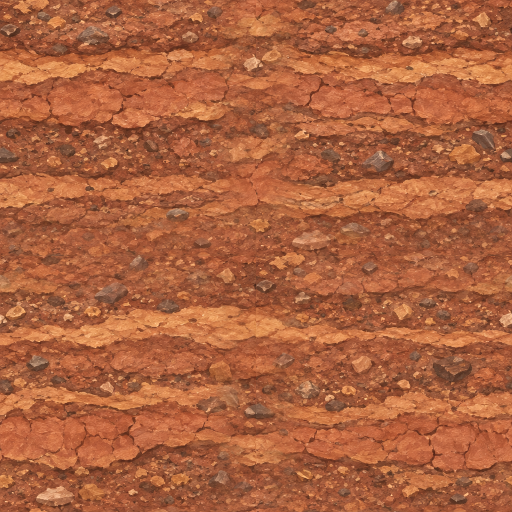
#> input picture pescador3d/assets/texturas/ilha/barranco.png, 1024 x 1024 px, found by its file name (shown at 1/2 size)
$ python texturas_spritecook.py
#> lines starting #> are read from the running program, lines starting #| are printed output that depends on the picture
#!/usr/bin/env python3
"""v0.7.6: põe no formato do jogo as texturas pintadas no SpriteCook (originais em arte_original/spritecook/v076/):

  barranco.png  (1024, colorida)   -> assets/texturas/ilha/barranco.png   encosta de terra; o terreno já procurava esse arquivo
  copa.png      (1024, colorida)   -> assets/texturas/ilha/copa.png       256x256 em cinza (multiplica a cor de cada vértice)
  folha.png     (1152x2048, alfa)  -+
  casca.png     (1024, colorida)   -+-> assets/texturas/ilha/palmeira.png  atlas 512x1024 em cinza: folha em pena com alfa
                                                                          nas linhas 0..895 (espinha em x=256, ponta em cima)
                                                                          e faixa de casca opaca nas linhas 896..1023
  icone.png     (1024, colorida)   -> assets/marca/icone.png (512, cantos arredondados) e icone_cheio.png (432, para o
                                      ícone adaptável do Android, que recorta sozinho)

As texturas de folhagem são em cinza porque a cor vem da malha (cada árvore tem seu verde); aqui só fica o desenho da
pincelada. Uso: python3 ferramentas/texturas_spritecook.py"""
import pathlib
import numpy as np
from PIL import Image, ImageDraw, ImageFilter
from scipy import ndimage

RAIZ = pathlib.Path(__file__).resolve().parent.parent
ORIG = RAIZ / "arte_original" / "spritecook" / "v076"
ILHA = RAIZ / "assets" / "texturas" / "ilha"
MARCA = RAIZ / "assets" / "marca"


def ladrilhar(img: Image.Image, faixa: int = 96) -> Image.Image:
    """Garante a emenda: mistura cada borda com a do lado oposto numa faixa estreita."""
    a = np.array(img.convert("RGB")).astype(np.float32)
    h, w, _ = a.shape
    r = np.roll(np.roll(a, w // 2, 1), h // 2, 0)          # a emenda vai para o meio
    pesos = np.ones((h, w), np.float32)
    for eixo, n in ((0, h), (1, w)):
        t = np.abs(np.arange(n) - n / 2.0)
        p = np.clip(t / faixa, 0.0, 1.0)
        pesos *= p[:, None] if eixo == 0 else p[None, :]
    out = a * pesos[..., None] + r * (1.0 - pesos[..., None])
    return Image.fromarray(np.clip(out, 0, 255).astype(np.uint8))


def cinza(a: np.ndarray) -> np.ndarray:
    return a[..., 0] * 0.30 + a[..., 1] * 0.59 + a[..., 2] * 0.11


def barranco():
    img = ladrilhar(Image.open(ORIG / "barranco.png").convert("RGB").resize((1024, 1024), Image.LANCZOS))
    # a pintura veio laranja demais para o resto da ilha: tira 35% da saturação e escurece até a média de terra úmida
    a = np.array(img).astype(np.float32) / 255.0
    lum = cinza(a)[..., None]
    a = lum + (a - lum) * 0.65
    a *= 0.46 / max(float(cinza(a).mean()), 1e-3)
    Image.fromarray((np.clip(a, 0, 1) * 255).astype(np.uint8)).save(ILHA / "barranco.png", optimize=True)
    print("barranco.png")


def copa():
    img = ladrilhar(Image.open(ORIG / "copa.png").convert("RGB").resize((1024, 1024), Image.LANCZOS))
    g = cinza(np.array(img).astype(np.float32) / 255.0)
    g = np.array(Image.fromarray((g * 255).astype(np.uint8)).resize((256, 256), Image.LANCZOS)).astype(np.float32) / 255
    g = g / max(np.percentile(g, 97), 1e-3)                  # como a antiga: os claros chegam a 1
    g = 0.71 + (g - g.mean()) * 0.75                         # mesma média da antiga (0,71) e vãos menos pretos
    Image.fromarray((np.clip(g, 0, 1) * 255).astype(np.uint8), "L").save(ILHA / "copa.png", optimize=True)
    print("copa.png")


# [62 lines left out: functions palmeira, icone, not called in this run]


if __name__ == "__main__":
    for f in (barranco, copa, palmeira, icone):
        nome = {"barranco": "barranco", "copa": "copa", "palmeira": "folha", "icone": "icone"}[f.__name__]
        if (ORIG / (nome + ".png")).exists():
            f()
        else:
            print("falta", nome + ".png")
#> this loop made 4 passes
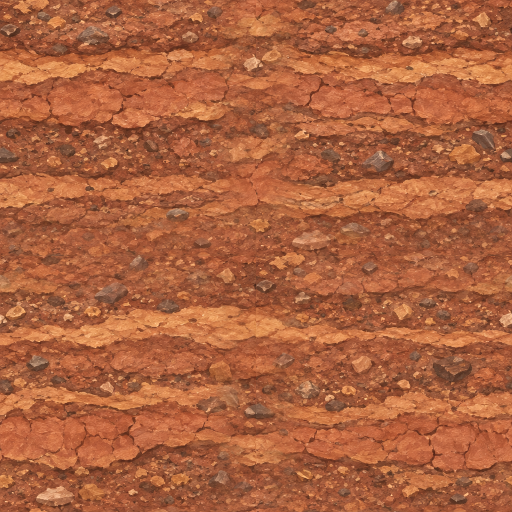
#> input picture pescador3d/assets/texturas/ilha/barranco.png, 1024 x 1024 px, found by its file name (shown at 1/2 size)
#> pass 1, in ladrilhar, `r = np.roll(np.roll(a, w // 2, 1), h // 2, 0)`:
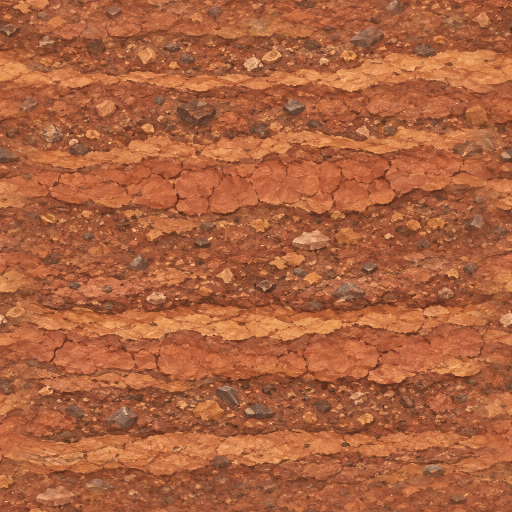
#> r: shape (1024, 1024, 3) float32 (shown at 1/2 size); mean R, G, B 172, 98.7, 63.4
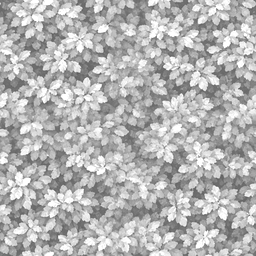
#> input picture pescador3d/assets/texturas/ilha/copa.png, 256 x 256 px, found by its file name
